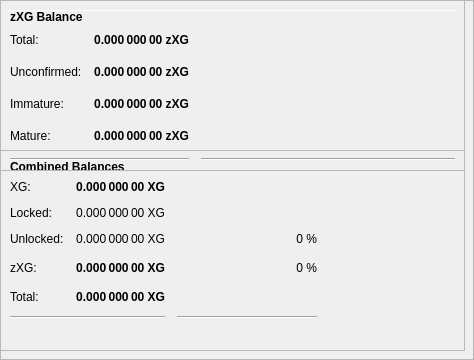
        <widget class="QFrame" name="frameObfuscation">
         <property name="minimumSize">
          <size>
           <width>0</width>
           <height>350</height>
          </size>
         </property>
         <property name="layoutDirection">
          <enum>Qt::LeftToRight</enum>
         </property>
         <property name="frameShape">
          <enum>QFrame::StyledPanel</enum>
         </property>
         <property name="frameShadow">
          <enum>QFrame::Raised</enum>
         </property>
         <widget class="QPushButton" name="runAutoDenom">
          <property name="geometry">
           <rect>
            <x>251</x>
            <y>17</y>
            <width>1</width>
            <height>1</height>
           </rect>
          </property>
          <property name="palette">
           <palette>
            <active>
             <colorrole role="WindowText">
              <brush brushstyle="SolidPattern">
               <color alpha="255">
                <red>0</red>
                <green>0</green>
                <blue>0</blue>
               </color>
              </brush>
             </colorrole>
             <colorrole role="Button">
              <brush brushstyle="SolidPattern">
               <color alpha="255">
                <red>239</red>
                <green>238</green>
                <blue>238</blue>
               </color>
              </brush>
             </colorrole>
             <colorrole role="Light">
              <brush brushstyle="SolidPattern">
               <color alpha="255">
                <red>255</red>
                <green>255</green>
                <blue>255</blue>
               </color>
              </brush>
             </colorrole>
             <colorrole role="Midlight">
              <brush brushstyle="SolidPattern">
               <color alpha="255">
                <red>247</red>
                <green>246</green>
                <blue>246</blue>
               </color>
              </brush>
             </colorrole>
             <colorrole role="Dark">
              <brush brushstyle="SolidPattern">
               <color alpha="255">
                <red>119</red>
                <green>119</green>
                <blue>119</blue>
               </color>
              </brush>
             </colorrole>
             <colorrole role="Mid">
              <brush brushstyle="SolidPattern">
               <color alpha="255">
                <red>159</red>
                <green>159</green>
                <blue>159</blue>
               </color>
              </brush>
             </colorrole>
             <colorrole role="Text">
              <brush brushstyle="SolidPattern">
               <color alpha="255">
                <red>0</red>
                <green>0</green>
                <blue>0</blue>
               </color>
              </brush>
             </colorrole>
             <colorrole role="BrightText">
              <brush brushstyle="SolidPattern">
               <color alpha="255">
                <red>255</red>
                <green>255</green>
                <blue>255</blue>
               </color>
              </brush>
             </colorrole>
             <colorrole role="ButtonText">
              <brush brushstyle="SolidPattern">
               <color alpha="255">
                <red>0</red>
                <green>0</green>
                <blue>0</blue>
               </color>
              </brush>
             </colorrole>
             <colorrole role="Base">
              <brush brushstyle="SolidPattern">
               <color alpha="255">
                <red>255</red>
                <green>255</green>
                <blue>255</blue>
               </color>
              </brush>
             </colorrole>
             <colorrole role="Window">
              <brush brushstyle="SolidPattern">
               <color alpha="255">
                <red>239</red>
                <green>238</green>
                <blue>238</blue>
               </color>
              </brush>
             </colorrole>
             <colorrole role="Shadow">
              <brush brushstyle="SolidPattern">
               <color alpha="255">
                <red>0</red>
                <green>0</green>
                <blue>0</blue>
               </color>
              </brush>
             </colorrole>
             <colorrole role="AlternateBase">
              <brush brushstyle="SolidPattern">
               <color alpha="255">
                <red>247</red>
                <green>246</green>
                <blue>246</blue>
               </color>
              </brush>
             </colorrole>
             <colorrole role="ToolTipBase">
              <brush brushstyle="SolidPattern">
               <color alpha="255">
                <red>255</red>
                <green>255</green>
                <blue>220</blue>
               </color>
              </brush>
             </colorrole>
             <colorrole role="ToolTipText">
              <brush brushstyle="SolidPattern">
               <color alpha="255">
                <red>0</red>
                <green>0</green>
                <blue>0</blue>
               </color>
              </brush>
             </colorrole>
            </active>
            <inactive>
             <colorrole role="WindowText">
              <brush brushstyle="SolidPattern">
               <color alpha="255">
                <red>0</red>
                <green>0</green>
                <blue>0</blue>
               </color>
              </brush>
             </colorrole>
             <colorrole role="Button">
              <brush brushstyle="SolidPattern">
               <color alpha="255">
                <red>239</red>
                <green>238</green>
                <blue>238</blue>
               </color>
              </brush>
             </colorrole>
             <colorrole role="Light">
              <brush brushstyle="SolidPattern">
               <color alpha="255">
                <red>255</red>
                <green>255</green>
                <blue>255</blue>
               </color>
              </brush>
             </colorrole>
             <colorrole role="Midlight">
              <brush brushstyle="SolidPattern">
               <color alpha="255">
                <red>247</red>
                <green>246</green>
                <blue>246</blue>
               </color>
              </brush>
             </colorrole>
             <colorrole role="Dark">
              <brush brushstyle="SolidPattern">
               <color alpha="255">
                <red>119</red>
                <green>119</green>
                <blue>119</blue>
               </color>
              </brush>
             </colorrole>
             <colorrole role="Mid">
              <brush brushstyle="SolidPattern">
               <color alpha="255">
                <red>159</red>
                <green>159</green>
                <blue>159</blue>
               </color>
              </brush>
             </colorrole>
             <colorrole role="Text">
              <brush brushstyle="SolidPattern">
               <color alpha="255">
                <red>0</red>
                <green>0</green>
                <blue>0</blue>
               </color>
              </brush>
             </colorrole>
             <colorrole role="BrightText">
              <brush brushstyle="SolidPattern">
               <color alpha="255">
                <red>255</red>
                <green>255</green>
                <blue>255</blue>
               </color>
              </brush>
             </colorrole>
             <colorrole role="ButtonText">
              <brush brushstyle="SolidPattern">
               <color alpha="255">
                <red>0</red>
                <green>0</green>
                <blue>0</blue>
               </color>
              </brush>
             </colorrole>
             <colorrole role="Base">
              <brush brushstyle="SolidPattern">
               <color alpha="255">
                <red>255</red>
                <green>255</green>
                <blue>255</blue>
               </color>
              </brush>
             </colorrole>
             <colorrole role="Window">
              <brush brushstyle="SolidPattern">
               <color alpha="255">
                <red>239</red>
                <green>238</green>
                <blue>238</blue>
               </color>
              </brush>
             </colorrole>
             <colorrole role="Shadow">
              <brush brushstyle="SolidPattern">
               <color alpha="255">
                <red>0</red>
                <green>0</green>
                <blue>0</blue>
               </color>
              </brush>
             </colorrole>
             <colorrole role="AlternateBase">
              <brush brushstyle="SolidPattern">
               <color alpha="255">
                <red>247</red>
                <green>246</green>
                <blue>246</blue>
               </color>
              </brush>
             </colorrole>
             <colorrole role="ToolTipBase">
              <brush brushstyle="SolidPattern">
               <color alpha="255">
                <red>255</red>
                <green>255</green>
                <blue>220</blue>
               </color>
              </brush>
             </colorrole>
             <colorrole role="ToolTipText">
              <brush brushstyle="SolidPattern">
               <color alpha="255">
                <red>0</red>
                <green>0</green>
                <blue>0</blue>
               </color>
              </brush>
             </colorrole>
            </inactive>
            <disabled>
             <colorrole role="WindowText">
              <brush brushstyle="SolidPattern">
               <color alpha="255">
                <red>119</red>
                <green>119</green>
                <blue>119</blue>
               </color>
              </brush>
             </colorrole>
             <colorrole role="Button">
              <brush brushstyle="SolidPattern">
               <color alpha="255">
                <red>239</red>
                <green>238</green>
                <blue>238</blue>
               </color>
              </brush>
             </colorrole>
             <colorrole role="Light">
              <brush brushstyle="SolidPattern">
               <color alpha="255">
                <red>255</red>
                <green>255</green>
                <blue>255</blue>
               </color>
              </brush>
             </colorrole>
             <colorrole role="Midlight">
              <brush brushstyle="SolidPattern">
               <color alpha="255">
                <red>247</red>
                <green>246</green>
                <blue>246</blue>
               </color>
              </brush>
             </colorrole>
             <colorrole role="Dark">
              <brush brushstyle="SolidPattern">
               <color alpha="255">
                <red>119</red>
                <green>119</green>
                <blue>119</blue>
               </color>
              </brush>
             </colorrole>
             <colorrole role="Mid">
              <brush brushstyle="SolidPattern">
               <color alpha="255">
                <red>159</red>
                <green>159</green>
                <blue>159</blue>
               </color>
              </brush>
             </colorrole>
             <colorrole role="Text">
              <brush brushstyle="SolidPattern">
               <color alpha="255">
                <red>119</red>
                <green>119</green>
                <blue>119</blue>
               </color>
              </brush>
             </colorrole>
             <colorrole role="BrightText">
              <brush brushstyle="SolidPattern">
               <color alpha="255">
                <red>255</red>
                <green>255</green>
                <blue>255</blue>
               </color>
              </brush>
             </colorrole>
             <colorrole role="ButtonText">
              <brush brushstyle="SolidPattern">
               <color alpha="255">
                <red>119</red>
                <green>119</green>
                <blue>119</blue>
               </color>
              </brush>
             </colorrole>
             <colorrole role="Base">
              <brush brushstyle="SolidPattern">
               <color alpha="255">
                <red>239</red>
                <green>238</green>
                <blue>238</blue>
               </color>
              </brush>
             </colorrole>
             <colorrole role="Window">
              <brush brushstyle="SolidPattern">
               <color alpha="255">
                <red>239</red>
                <green>238</green>
                <blue>238</blue>
               </color>
              </brush>
             </colorrole>
             <colorrole role="Shadow">
              <brush brushstyle="SolidPattern">
               <color alpha="255">
                <red>0</red>
                <green>0</green>
                <blue>0</blue>
               </color>
              </brush>
             </colorrole>
             <colorrole role="AlternateBase">
              <brush brushstyle="SolidPattern">
               <color alpha="255">
                <red>239</red>
                <green>238</green>
                <blue>238</blue>
               </color>
              </brush>
             </colorrole>
             <colorrole role="ToolTipBase">
              <brush brushstyle="SolidPattern">
               <color alpha="255">
                <red>255</red>
                <green>255</green>
                <blue>220</blue>
               </color>
              </brush>
             </colorrole>
             <colorrole role="ToolTipText">
              <brush brushstyle="SolidPattern">
               <color alpha="255">
                <red>0</red>
                <green>0</green>
                <blue>0</blue>
               </color>
              </brush>
             </colorrole>
            </disabled>
           </palette>
          </property>
          <property name="focusPolicy">
           <enum>Qt::NoFocus</enum>
          </property>
          <property name="autoFillBackground">
           <bool>true</bool>
          </property>
          <property name="text">
           <string/>
          </property>
          <property name="flat">
           <bool>true</bool>
          </property>
         </widget>
         <widget class="Line" name="line">
          <property name="geometry">
           <rect>
            <x>7</x>
            <y>10</y>
            <width>451</width>
            <height>1</height>
           </rect>
          </property>
          <property name="orientation">
           <enum>Qt::Horizontal</enum>
          </property>
         </widget>
         <widget class="QFrame" name="frame_3">
          <property name="geometry">
           <rect>
            <x>0</x>
            <y>150</y>
            <width>465</width>
            <height>201</height>
           </rect>
          </property>
          <property name="frameShape">
           <enum>QFrame::StyledPanel</enum>
          </property>
          <property name="frameShadow">
           <enum>QFrame::Raised</enum>
          </property>
          <layout class="QVBoxLayout" name="verticalLayout_5">
           <item>
            <layout class="QHBoxLayout" name="horizontalLayout_5" stretch="0">
             <item>
              <widget class="QLabel" name="label_5z">
               <property name="maximumSize">
                <size>
                 <width>16777215</width>
                 <height>20</height>
                </size>
               </property>
               <property name="font">
                <font>
                 <weight>75</weight>
                 <bold>true</bold>
                </font>
               </property>
               <property name="toolTip">
                <string>Combined Balances (including unconfirmed and immature coins)</string>
               </property>
               <property name="text">
                <string>&lt;html&gt;&lt;head/&gt;&lt;body&gt;&lt;p&gt;Combined Balances&lt;/p&gt;&lt;/body&gt;&lt;/html&gt;</string>
               </property>
              </widget>
             </item>
            </layout>
           </item>
           <item>
            <layout class="QGridLayout" name="gridLayout_3">
             <property name="spacing">
              <number>12</number>
             </property>
             <item row="7" column="0" colspan="2">
              <widget class="Line" name="lineSpendableBalance_3">
               <property name="orientation">
                <enum>Qt::Horizontal</enum>
               </property>
              </widget>
             </item>
             <item row="7" column="2">
              <widget class="Line" name="lineWatchBalance_3">
               <property name="sizePolicy">
                <sizepolicy hsizetype="Preferred" vsizetype="Fixed">
                 <horstretch>0</horstretch>
                 <verstretch>0</verstretch>
                </sizepolicy>
               </property>
               <property name="minimumSize">
                <size>
                 <width>140</width>
                 <height>0</height>
                </size>
               </property>
               <property name="orientation">
                <enum>Qt::Horizontal</enum>
               </property>
              </widget>
             </item>
             <item row="4" column="1">
              <widget class="QLabel" name="labelzBalancez">
               <property name="font">
                <font>
                 <weight>75</weight>
                 <bold>true</bold>
                </font>
               </property>
               <property name="cursor">
                <cursorShape>IBeamCursor</cursorShape>
               </property>
               <property name="toolTip">
                <string>Total of transactions that have yet to be confirmed, and do not yet count toward the spendable balance</string>
               </property>
               <property name="text">
                <string notr="true">0.000 000 00 XG</string>
               </property>
               <property name="alignment">
                <set>Qt::AlignRight|Qt::AlignTrailing|Qt::AlignVCenter</set>
               </property>
               <property name="textInteractionFlags">
                <set>Qt::LinksAccessibleByMouse|Qt::TextSelectableByKeyboard|Qt::TextSelectableByMouse</set>
               </property>
              </widget>
             </item>
             <item row="6" column="1">
              <widget class="QLabel" name="labelTotalz">
               <property name="font">
                <font>
                 <weight>75</weight>
                 <bold>true</bold>
                </font>
               </property>
               <property name="cursor">
                <cursorShape>IBeamCursor</cursorShape>
               </property>
               <property name="toolTip">
                <string>Total Balance, including unconfirmed and immature coins.</string>
               </property>
               <property name="text">
                <string notr="true">0.000 000 00 XG</string>
               </property>
               <property name="alignment">
                <set>Qt::AlignRight|Qt::AlignTrailing|Qt::AlignVCenter</set>
               </property>
               <property name="textInteractionFlags">
                <set>Qt::LinksAccessibleByMouse|Qt::TextSelectableByKeyboard|Qt::TextSelectableByMouse</set>
               </property>
              </widget>
             </item>
             <item row="4" column="3">
              <spacer name="horizontalSpacer_6">
               <property name="orientation">
                <enum>Qt::Horizontal</enum>
               </property>
               <property name="sizeHint" stdset="0">
                <size>
                 <width>40</width>
                 <height>20</height>
                </size>
               </property>
              </spacer>
             </item>
             <item row="6" column="0">
              <widget class="QLabel" name="labelTotalTextz">
               <property name="text">
                <string>Total:</string>
               </property>
              </widget>
             </item>
             <item row="1" column="0">
              <widget class="QLabel" name="labelBalanceTextz">
               <property name="text">
                <string>XG:</string>
               </property>
              </widget>
             </item>
             <item row="1" column="1">
              <widget class="QLabel" name="labelBalancez">
               <property name="font">
                <font>
                 <weight>75</weight>
                 <bold>true</bold>
                </font>
               </property>
               <property name="cursor">
                <cursorShape>IBeamCursor</cursorShape>
               </property>
               <property name="toolTip">
                <string>Your current spendable balance</string>
               </property>
               <property name="text">
                <string notr="true">0.000 000 00 XG</string>
               </property>
               <property name="alignment">
                <set>Qt::AlignRight|Qt::AlignTrailing|Qt::AlignVCenter</set>
               </property>
               <property name="textInteractionFlags">
                <set>Qt::LinksAccessibleByMouse|Qt::TextSelectableByKeyboard|Qt::TextSelectableByMouse</set>
               </property>
              </widget>
             </item>
             <item row="4" column="0">
              <widget class="QLabel" name="labelzBalanceTextz">
               <property name="toolTip">
                <string/>
               </property>
               <property name="text">
                <string>zXG:</string>
               </property>
              </widget>
             </item>
             <item row="4" column="2">
              <widget class="QLabel" name="labelzXGPercent">
               <property name="toolTip">
                <string>Current percentage of zXG.
If AutoMint is enabled this percentage will settle around the configured AutoMint percentage (default = 10%)</string>
               </property>
               <property name="text">
                <string>0 %</string>
               </property>
               <property name="alignment">
                <set>Qt::AlignRight|Qt::AlignTrailing|Qt::AlignVCenter</set>
               </property>
              </widget>
             </item>
             <item row="6" column="2">
              <widget class="QLabel" name="label100Percent">
               <property name="text">
                <string/>
               </property>
               <property name="alignment">
                <set>Qt::AlignRight|Qt::AlignTrailing|Qt::AlignVCenter</set>
               </property>
              </widget>
             </item>
             <item row="2" column="1">
              <widget class="QLabel" name="labelLockedBalance">
               <property name="toolTip">
                <string>Locked XG or Masternode collaterals. These are excluded from zXG minting.</string>
               </property>
               <property name="text">
                <string>0.000 000 00 XG</string>
               </property>
               <property name="alignment">
                <set>Qt::AlignRight|Qt::AlignTrailing|Qt::AlignVCenter</set>
               </property>
              </widget>
             </item>
             <item row="2" column="0">
              <widget class="QLabel" name="labelLockedBalanceText">
               <property name="toolTip">
                <string>Locked XG or Masternode collaterals. These are excluded from zXG minting.</string>
               </property>
               <property name="text">
                <string>Locked:</string>
               </property>
              </widget>
             </item>
             <item row="3" column="0">
              <widget class="QLabel" name="labelUnLockedBalanceText">
               <property name="toolTip">
                <string>Unlocked XGs. These can be used for zXG minting.</string>
               </property>
               <property name="text">
                <string>Unlocked:</string>
               </property>
              </widget>
             </item>
             <item row="3" column="1">
              <widget class="QLabel" name="labelUnLockedBalance">
               <property name="toolTip">
                <string>Unlocked XGs. These can be used for zXG minting.</string>
               </property>
               <property name="text">
                <string>0.000 000 00 XG</string>
               </property>
               <property name="alignment">
                <set>Qt::AlignRight|Qt::AlignTrailing|Qt::AlignVCenter</set>
               </property>
              </widget>
             </item>
             <item row="3" column="2">
              <widget class="QLabel" name="labelXGPercent">
               <property name="text">
                <string>0 %</string>
               </property>
               <property name="alignment">
                <set>Qt::AlignRight|Qt::AlignTrailing|Qt::AlignVCenter</set>
               </property>
              </widget>
             </item>
            </layout>
           </item>
           <item>
            <spacer name="verticalSpacer">
             <property name="orientation">
              <enum>Qt::Vertical</enum>
             </property>
             <property name="sizeHint" stdset="0">
              <size>
               <width>20</width>
               <height>40</height>
              </size>
             </property>
            </spacer>
           </item>
          </layout>
         </widget>
         <widget class="QFrame" name="frame_4">
          <property name="geometry">
           <rect>
            <x>0</x>
            <y>0</y>
            <width>465</width>
            <height>171</height>
           </rect>
          </property>
          <property name="frameShape">
           <enum>QFrame::StyledPanel</enum>
          </property>
          <property name="frameShadow">
           <enum>QFrame::Raised</enum>
          </property>
          <layout class="QVBoxLayout" name="verticalLayout_7">
           <item>
            <layout class="QHBoxLayout" name="horizontalLayout_8" stretch="0">
             <item>
              <widget class="QLabel" name="label_5z_3">
               <property name="maximumSize">
                <size>
                 <width>16777215</width>
                 <height>20</height>
                </size>
               </property>
               <property name="font">
                <font>
                 <weight>75</weight>
                 <bold>true</bold>
                </font>
               </property>
               <property name="text">
                <string>zXG Balance</string>
               </property>
              </widget>
             </item>
            </layout>
           </item>
           <item>
            <layout class="QGridLayout" name="gridLayout_5">
             <property name="spacing">
              <number>12</number>
             </property>
             <item row="4" column="0">
              <widget class="QLabel" name="labelzBalanceMatureText">
               <property name="toolTip">
                <string>Mature: more than 20 confirmation and more than 1 mints of the same denomination after it was minted.
These zXG are spendable.</string>
               </property>
               <property name="text">
                <string>Mature:</string>
               </property>
              </widget>
             </item>
             <item row="5" column="0" colspan="2">
              <widget class="Line" name="lineSpendableBalance_5">
               <property name="orientation">
                <enum>Qt::Horizontal</enum>
               </property>
              </widget>
             </item>
             <item row="1" column="1">
              <widget class="QLabel" name="labelzBalance">
               <property name="font">
                <font>
                 <weight>75</weight>
                 <bold>true</bold>
                </font>
               </property>
               <property name="cursor">
                <cursorShape>IBeamCursor</cursorShape>
               </property>
               <property name="toolTip">
                <string>All available zXG, unconfirmed and immature zXG included.</string>
               </property>
               <property name="text">
                <string notr="true">0.000 000 00 zXG</string>
               </property>
               <property name="alignment">
                <set>Qt::AlignRight|Qt::AlignTrailing|Qt::AlignVCenter</set>
               </property>
               <property name="textInteractionFlags">
                <set>Qt::LinksAccessibleByMouse|Qt::TextSelectableByKeyboard|Qt::TextSelectableByMouse</set>
               </property>
              </widget>
             </item>
             <item row="5" column="2">
              <widget class="Line" name="lineWatchBalance_5">
               <property name="sizePolicy">
                <sizepolicy hsizetype="Preferred" vsizetype="Fixed">
                 <horstretch>0</horstretch>
                 <verstretch>0</verstretch>
                </sizepolicy>
               </property>
               <property name="minimumSize">
                <size>
                 <width>140</width>
                 <height>0</height>
                </size>
               </property>
               <property name="orientation">
                <enum>Qt::Horizontal</enum>
               </property>
              </widget>
             </item>
             <item row="1" column="0">
              <widget class="QLabel" name="labelzBalanceText">
               <property name="toolTip">
                <string>All available zXG, unconfirmed and immature zXG included.</string>
               </property>
               <property name="text">
                <string>Total:</string>
               </property>
              </widget>
             </item>
             <item row="1" column="2">
              <spacer name="horizontalSpacer_8">
               <property name="orientation">
                <enum>Qt::Horizontal</enum>
               </property>
               <property name="sizeHint" stdset="0">
                <size>
                 <width>40</width>
                 <height>20</height>
                </size>
               </property>
              </spacer>
             </item>
             <item row="4" column="2">
              <spacer name="horizontalSpacer_4">
               <property name="orientation">
                <enum>Qt::Horizontal</enum>
               </property>
               <property name="sizeHint" stdset="0">
                <size>
                 <width>40</width>
                 <height>20</height>
                </size>
               </property>
              </spacer>
             </item>
             <item row="4" column="1">
              <widget class="QLabel" name="labelzBalanceMature">
               <property name="font">
                <font>
                 <weight>75</weight>
                 <bold>true</bold>
                </font>
               </property>
               <property name="toolTip">
                <string>Mature: more than 20 confirmation and more than 1 mints of the same denomination after it was minted.
These zXG are spendable.</string>
               </property>
               <property name="text">
                <string>0.000 000 00 zXG</string>
               </property>
               <property name="alignment">
                <set>Qt::AlignRight|Qt::AlignTrailing|Qt::AlignVCenter</set>
               </property>
              </widget>
             </item>
             <item row="2" column="0">
              <widget class="QLabel" name="labelzBalanceUnconfirmedText">
               <property name="toolTip">
                <string>Unconfirmed: less than 20 confirmations
Immature: confirmed, but less than 1 mints of the same denomination after it was minted</string>
               </property>
               <property name="text">
                <string>Unconfirmed:</string>
               </property>
              </widget>
             </item>
             <item row="2" column="1">
              <widget class="QLabel" name="labelzBalanceUnconfirmed">
               <property name="font">
                <font>
                 <weight>75</weight>
                 <bold>true</bold>
                </font>
               </property>
               <property name="toolTip">
                <string>Unconfirmed: less than 20 confirmations
Immature: confirmed, but less than 1 mints of the same denomination after it was minted</string>
               </property>
               <property name="text">
                <string>0.000 000 00 zXG</string>
               </property>
               <property name="alignment">
                <set>Qt::AlignRight|Qt::AlignTrailing|Qt::AlignVCenter</set>
               </property>
              </widget>
             </item>
             <item row="2" column="2">
              <spacer name="horizontalSpacer_5">
               <property name="orientation">
                <enum>Qt::Horizontal</enum>
               </property>
               <property name="sizeHint" stdset="0">
                <size>
                 <width>40</width>
                 <height>20</height>
                </size>
               </property>
              </spacer>
             </item>
             <item row="3" column="0">
              <widget class="QLabel" name="labelzBalanceImmatureText">
               <property name="toolTip">
                <string>Unconfirmed: less than 20 confirmations
Immature: confirmed, but less than 1 mints of the same denomination after it was minted</string>
               </property>
               <property name="text">
                <string>Immature:</string>
               </property>
              </widget>
             </item>
             <item row="3" column="1">
              <widget class="QLabel" name="labelzBalanceImmature">
               <property name="font">
                <font>
                 <weight>75</weight>
                 <bold>true</bold>
                </font>
               </property>
               <property name="toolTip">
                <string>Unconfirmed: less than 20 confirmations
Immature: confirmed, but less than 1 mints of the same denomination after it was minted</string>
               </property>
               <property name="text">
                <string>0.000 000 00 zXG</string>
               </property>
               <property name="alignment">
                <set>Qt::AlignRight|Qt::AlignTrailing|Qt::AlignVCenter</set>
               </property>
              </widget>
             </item>
             <item row="3" column="2">
              <spacer name="horizontalSpacer_7">
               <property name="orientation">
                <enum>Qt::Horizontal</enum>
               </property>
               <property name="sizeHint" stdset="0">
                <size>
                 <width>40</width>
                 <height>20</height>
                </size>
               </property>
              </spacer>
             </item>
            </layout>
           </item>
          </layout>
         </widget>
        </widget>
